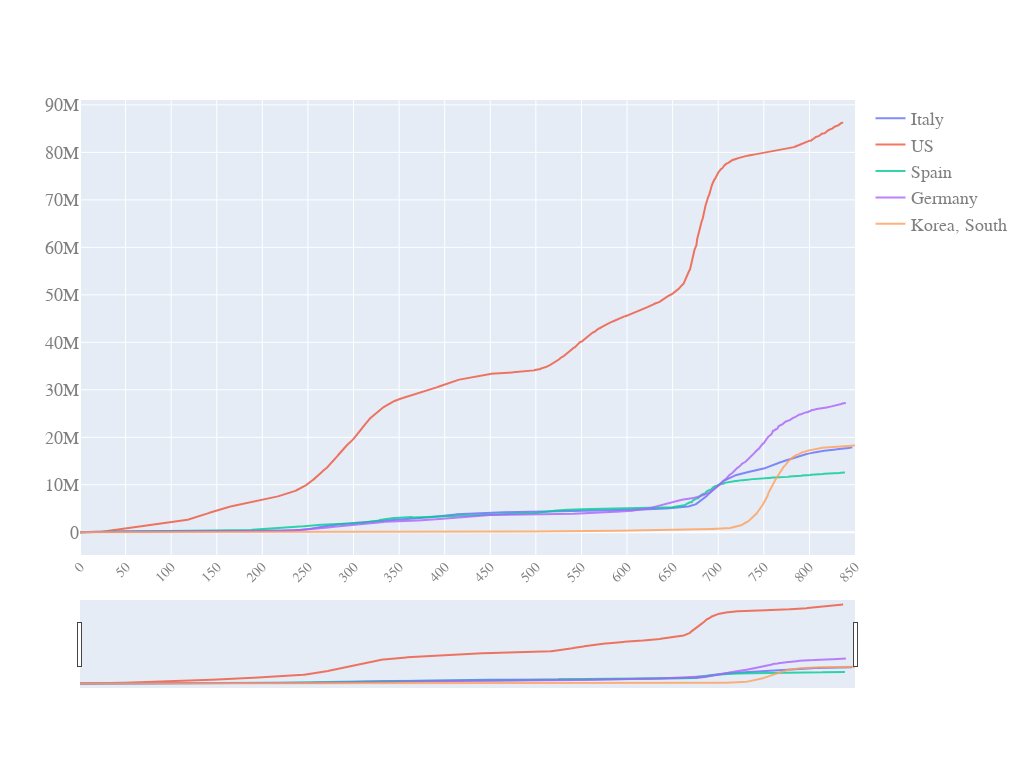

This figure's notebook cell:
### Code cell
quick_plot(df_analyse.date,
           df_analyse.iloc[:,3:-1],
           y_scale='linear',
           slider=True)

### Figure 1 — Plotly figure (JSON) as saved in the notebook; plotly's stock layout.template omitted (floating-point values rounded to 4 significant figures; data arrays with more than 128 entries replaced by an {"elided": "..."} marker saying what was removed)
{"data": [{"name": "Italy", "opacity": 0.8, "type": "scatter", "x": {"elided": "851 int values"}, "y": {"elided": "851 int values"}}, {"name": "US", "opacity": 0.8, "type": "scatter", "x": {"elided": "851 int values"}, "y": {"elided": "851 int values"}}, {"name": "Spain", "opacity": 0.8, "type": "scatter", "x": {"elided": "851 int values"}, "y": {"elided": "851 int values"}}, {"name": "Germany", "opacity": 0.8, "type": "scatter", "x": {"elided": "851 int values"}, "y": {"elided": "851 int values"}}, {"name": "Korea, South", "opacity": 0.8, "type": "scatter", "x": {"elided": "851 int values"}, "y": {"elided": "851 int values"}}], "layout": {"autosize": true, "font": {"color": "#7f7f7f", "family": "PT Sans, monospace", "size": 18}, "height": 768, "width": 1024, "xaxis": {"nticks": 20, "rangeslider": {"visible": true}, "tickangle": -45, "tickfont": {"color": "#7f7f7f", "size": 14}}, "yaxis": {"type": "linear"}}}
